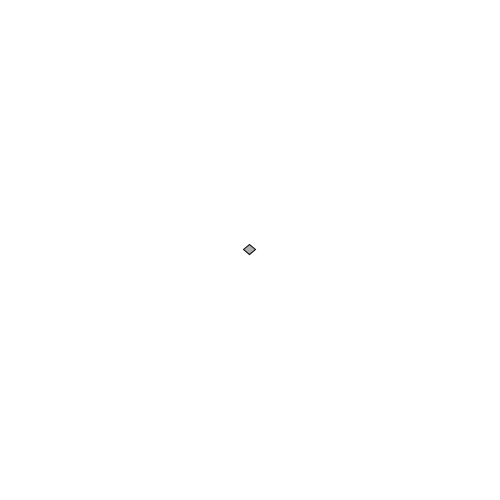
Frame 1 (no input)
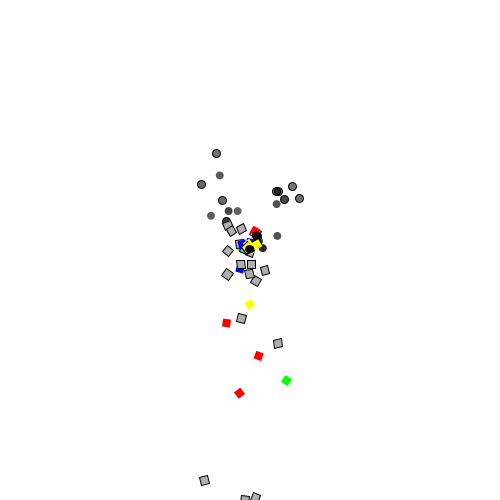
Frame 60 (the mouse pressed at the canvas centre just before this capture)
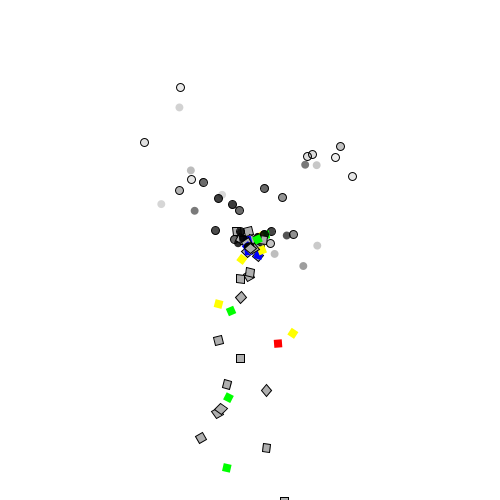
Frame 120 (the mouse held since frame 60 and released just before this capture)

The Processing sketch that drew these frames (run headless with seeded random() and noise(); from frame 60 on, the mouse is pressed at the canvas centre):

// Processing sketch: particlesApplyForce
// ── particlesApplyForce.pde
class Particle {
  PVector location;
  PVector velocity;
  PVector acceleration;
  
  float mass;
  
  float lifespan;
  
  Particle(PVector location_) {
    location = new PVector(location_.x, location_.y);
    velocity = new PVector(random(-1, 1), random(-2, 0));
    acceleration = new PVector(0, 0);
    mass = 1;
    lifespan = 255;
  }
  
  void run() {
    update();
    display();
  }
  
  void update() {
    velocity.add(acceleration);
    location.add(velocity);
    acceleration.mult(0);
    lifespan -= 2;
  }
  
  void display() {
    fill(0, lifespan);
    ellipse(location.x, location.y, 8, 8);
  }
  
  boolean isDead() {
    if (lifespan > 0) return false;
    else return true;
  }
}

class Confetti extends Particle {
  float angle;
  float aVelocity;
  float aAcceleration;
  
  Confetti(PVector location_) {
    super(location_);
    
    angle = PI / 4;
    aAcceleration = 0.01;
  }
  
  void update() {
    velocity.add(acceleration);
    location.add(velocity);
    
    aVelocity = constrain(aVelocity, 0, 0.1);
    aVelocity += aAcceleration;
    angle += aVelocity;
  }
  
  void display() {
    rectMode(CENTER);
    fill(175, lifespan);
    stroke(0);
    pushMatrix();
      translate(location.x, location.y);
      rotate(angle);
      rect(0, 0, 8, 8);
    popMatrix();
  }
}

class Funfetti extends Particle {
  float angle;
  float aVelocity;
  float aAcceleration;
  
  float fWidth = random(2, 16);
  float fHeight = random(2, 16);
  
  color c;
  
  Funfetti(PVector location_) {
    super(location_);
    
    angle = PI / 4;
    aAcceleration = 0.01;
    
    int colorChoice = (int)random(0, 4);
    if (colorChoice == 0) c = color(255, 0, 0);
    else if (colorChoice == 1) c = color(0, 255, 0);
    else if (colorChoice == 2) c = color(0, 0, 255);
    else if (colorChoice == 3) c = color(255, 255, 0);
  }
  
  void update() {
    velocity.add(acceleration);
    location.add(velocity);
    
    aVelocity = constrain(aVelocity, 0, 0.1);
    aVelocity += aAcceleration;
    angle += aVelocity;
  }
  
  void display() {
    rectMode(CENTER);
    noStroke();
    fill(c, lifespan);
    pushMatrix();
      translate(location.x, location.y);
      rotate(angle);
      rect(0, 0, 8, 8);
    popMatrix();
  }
}

class ParticleSystem {
  ArrayList<Particle> particles;
  PVector origin;
  
  float startAngle = 0;
  float angleVel = 0.1;
  
  float lifespan;
  boolean kill;
  
  ParticleSystem(PVector location) {
    origin = new PVector(location.x, location.y);
    particles = new ArrayList<Particle>();
    lifespan = 90;
    kill = false;
  }
  
  void addParticle() {
    int type = (int)random(0, 3);
    if (type == 0) particles.add(new Particle(origin));
    else if (type == 1) particles.add(new Confetti(origin));
    else if (type == 2) particles.add(new Funfetti(origin));
  }
  
  void update() {
    
    if (!kill) {
      addParticle();
    }
    
    lifespan--;
    
    for (int i = 0; i < particles.size(); i++) {
      Particle p = particles.get(i);
      p.run();
      if (p.isDead()) {
        particles.remove(i);
      }
    }
  }
  
  void applyForce(PVector force) {
    for (Particle p : particles) {
      PVector f = new PVector(force.x, force.y);
      f.div(p.mass);
      p.acceleration.add(f);
    }
  }
}

ParticleSystem ps;

void setup() {
  size(500, 500);
  ps = new ParticleSystem(new PVector(width/2, height/2));
}

void draw() {
  background(255);
  PVector f = new PVector(0, 0.01);
  ps.applyForce(f);
  ps.update();
}
